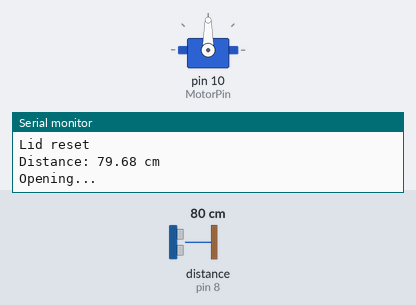
This sketch was run on a simulated Arduino Uno, built with avr-gcc and run on an emulated ATmega328P. On the bench: servo, the last lines printed to the serial monitor. Wiring (inferred from the names in the program): ultrasonic range finder: trigger pin 7; echo pin 8. The inputs (shaded band) are chosen by the test bench; at power-on: distance to the obstacle (sensor on pin 8) 80 cm. The echo pulse lasts 58.3 µs per cm.

Above: at 7.0 s.
7.1 s: distance to the obstacle (sensor on pin 8) set to 250 cm
At 10.4 s:
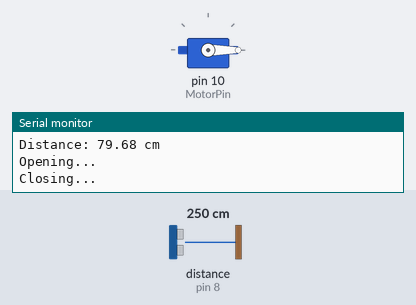
19.3 s: distance to the obstacle (sensor on pin 8) set to 156 cm
26.2 s: distance to the obstacle (sensor on pin 8) set to 146 cm
At 27.5 s:
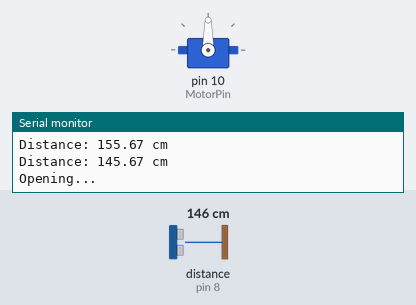
36.9 s: distance to the obstacle (sensor on pin 8) set to 299 cm
At 37.9 s:
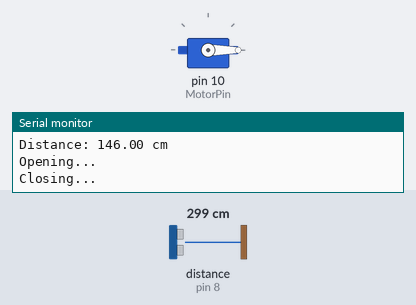
43.8 s: distance to the obstacle (sensor on pin 8) set to 2 cm
At 45.3 s:
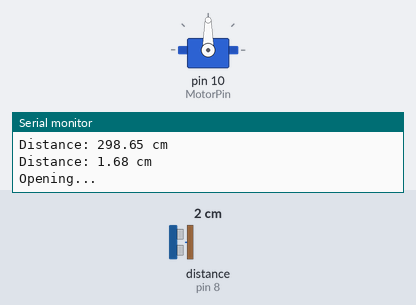
Timing chart, 0 to 54.6 s (numbered marks = the images above; inputs shaded):
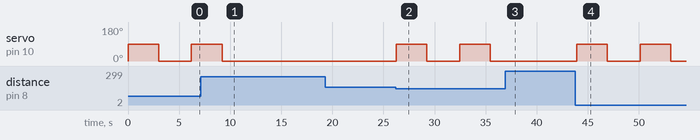

Measured:
- the behaviour switches between 151 and 150 cm on distance to the obstacle (sensor on pin 8) (found by bisection; images 1 and 2)
- after the input at 7.1 s, servo on pin 10 (MotorPin): goes on until 9.2 s, then stays 0°
- after the input at 26.2 s, servo on pin 10 (MotorPin): alternates 90° for 3.0 s and 0° for 3.2 s, starting after 0.06 s
- after the input at 36.9 s, servo on pin 10 (MotorPin): stays 0° (without the input it goes to 90° after 1.8 s)
- after the input at 43.8 s, servo on pin 10 (MotorPin): alternates 90° for 3.0 s and 0° for 3.2 s, starting after 0.11 s

The sketch:

UltrasonicServoTrigger.ino
```cpp
#include <Servo.h>

// Ultra Sonic Sensor
int TrigPin = 7;
int EchoPin = 8;
float duration, distance;

// Servo
bool motor_ready;
Servo ServoMotor;
int MotorPin = 10;
int offTime = 3000;

void setup() {
  pinMode(TrigPin, OUTPUT);
  pinMode(EchoPin, INPUT);
  Serial.begin(9600);
  ServoMotor.attach(MotorPin);
  motor_ready = true;
  ServoMotor.write(0); //closed
}

void scan_area() {
  digitalWrite(TrigPin, LOW);
  delayMicroseconds(2);
  digitalWrite(TrigPin, HIGH);
  delayMicroseconds(10);
  digitalWrite(TrigPin, LOW);
}

float calculate_distance() {
  duration = pulseIn(EchoPin, HIGH, 25000); // timeout 25ms
  distance = (duration * 0.0343) / 2.0;
  Serial.print("Distance: ");
  Serial.print(distance);
  Serial.println(" cm");
  return distance;
}

void trigger_servo() {
  motor_ready = false;
  Serial.println("Opening...");
  ServoMotor.write(90);
  delay(offTime);
  Serial.println("Closing...");
  ServoMotor.write(0);
  delay(offTime);
  motor_ready = true;
  Serial.println("Lid reset");
}

void loop() {
  if (motor_ready) {
    scan_area();
    delayMicroseconds(100);
    float current_distance = calculate_distance();
    if (current_distance > 0 && current_distance <= 150) {
      trigger_servo();
    }
  }
  delay(200);
}
```
